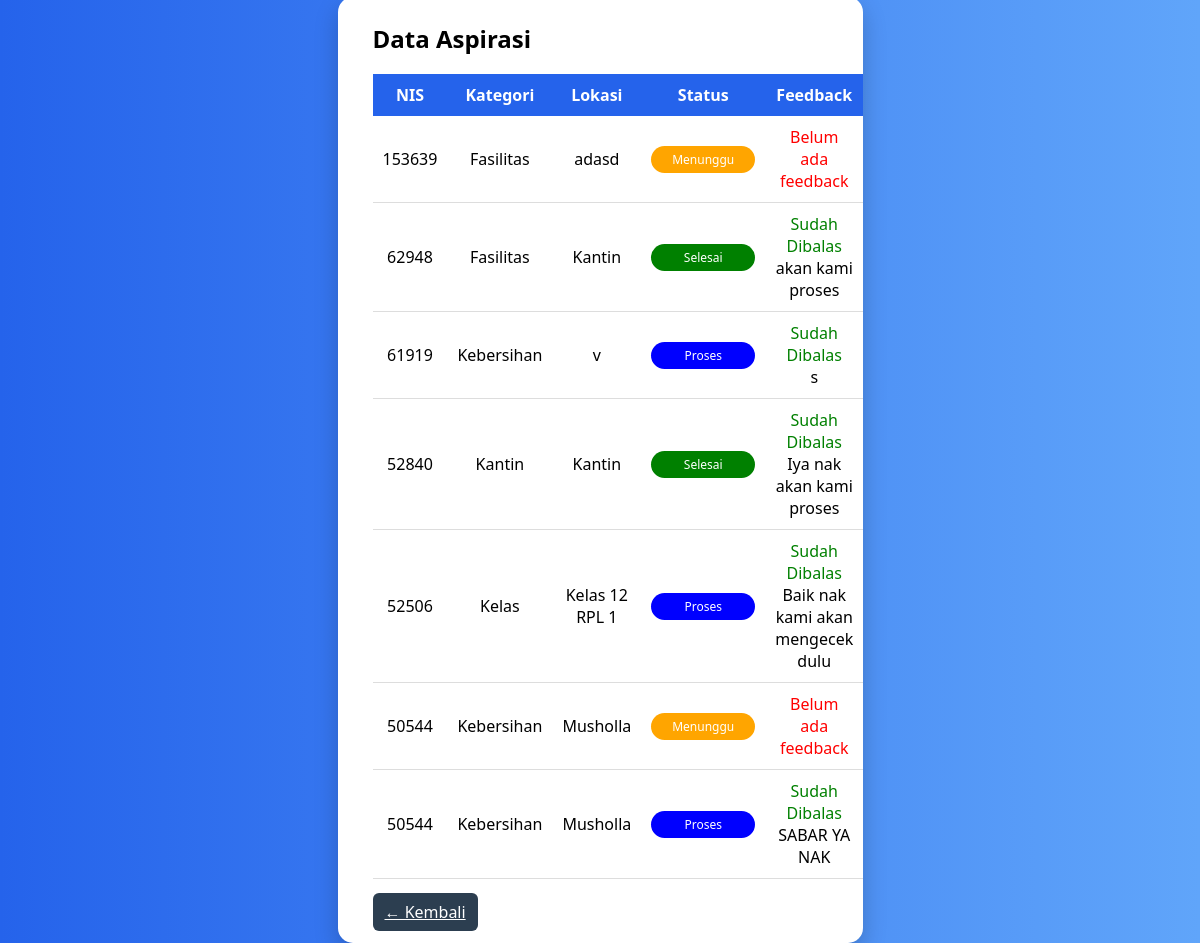
Screenshot of /lihat_status.php with the database file from the repository.
### tables this page shows
CREATE TABLE `input_aspirasi` (
  `id_pelaporan` int(5) NOT NULL,
  `nis` int(10) NOT NULL,
  `id_kategori` int(11) NOT NULL,
  `lokasi` varchar(50) NOT NULL,
  `ket` varchar(50) NOT NULL,
  `tanggal` datetime DEFAULT current_timestamp()
);

CREATE TABLE `kategori` (
  `id_kategori` int(11) NOT NULL,
  `ket_kategori` varchar(30) NOT NULL
);

CREATE TABLE `aspirasi` (
  `id_aspirasi` int(11) NOT NULL,
  `status` enum('Menunggu','Proses','Selesai') NOT NULL,
  `id_pelaporan` int(11) NOT NULL,
  `feedback` text NOT NULL
);

### lihat_status.php (the view, shortened to what this page needs)
<?php include "db.php"; ?>
<!DOCTYPE html>
<html>
<head>
    <link rel="stylesheet" href="style.css">
</head>
<body>
<div class="login-wrapper">
<div class="login-box">
<h2>Data Aspirasi</h2>
<?php
$query = mysqli_query($conn, "
SELECT * FROM input_aspirasi
JOIN aspirasi ON input_aspirasi.id_pelaporan = aspirasi.id_pelaporan
JOIN kategori ON input_aspirasi.id_kategori = kategori.id_kategori
ORDER BY input_aspirasi.tanggal DESC
");
if(mysqli_num_rows($query) == 0){
    echo "<p style='color:red;'>Belum ada data aspirasi.</p>";
} else {
    echo "<table class='table'>
            <tr>
                <th>NIS</th>
                <th>Kategori</th>
                <th>Lokasi</th>
                <th>Status</th>
                <th>Feedback</th>
            </tr>";
    while($data = mysqli_fetch_array($query)){
        echo "<tr>
                <td>$data[nis]</td>
                <td>$data[ket_kategori]</td>
                <td>$data[lokasi]</td>
                <td>";
        echo "<span class='badge $data[status]'>$data[status]</span>";
        echo "</td>
                <td>";
        if(!empty($data['feedback'])){
            echo "<span style='color:green;'>Sudah Dibalas</span><br>";
            echo $data['feedback'];
        } else {
            echo "<span style='color:red;'>Belum ada feedback</span>";
        }
        echo "</td>
              </tr>";
    }
    echo "</table>";
}
?>
<br>
<a href="index.php" class="btn-back">← Kembali</a>
</div>
</div>
</body>
</html>

### style.css (style rules this page uses)
body { font-family: 'Segoe UI', sans-serif; margin: 0; background: linear-gradient(to right, #2563eb, #60a5fa); }
.login-wrapper { height: 100vh; display: flex; justify-content: center; align-items: center; }
.login-box { width: 380px; background: white; padding:5px 110px 20px 35px; border-radius: 15px; box-shadow: 0 10px 25px rgba(0,0,0,0.2); }
.table { width: 100%; border-collapse: collapse; }
.table th { background: #2563eb; color: white; padding: 10px; }
.table td { padding: 10px; border-bottom: 1px solid #ddd; }
.badge { padding: 5px 10px; border-radius: 20px; color: white; font-size: 12px; }
.badge.Menunggu { background: orange; }
.badge.Proses { background: blue; }
.badge.Selesai { background: green; }
.btn-back { background: #2c3e50; color: white; padding: 8px 12px; border-radius: 5px; }
.btn-back { background: #2c3e50; padding: 8px 12px; border-radius: 6px; color: white; }
.table { width: 100%; }
.table td, .table th { padding: 10px; text-align: center; white-space: nowrap; }
.table td:nth-child(4) { white-space: normal; max-width: 300px; text-align: left; }
.badge { display: inline-block; padding: 5px 12px; border-radius: 20px; white-space: nowrap; }
.table td, .table th { word-wrap: break-word; white-space: normal; text-align: center; }
.table td:nth-child(4) { text-align: left; max-width: 250px; }
.badge { display: inline-block; min-width: 80px; text-align: center; }
body { margin: 0; padding-top: 70px; }

### rows the page displays
input_aspirasi: nis "153639", id_kategori.ket_kategori "Fasilitas", lokasi "adasd", aspirasi.status "Menunggu", shows "Belum ada feedback"
input_aspirasi: nis "62948", id_kategori.ket_kategori "Fasilitas", lokasi "Kantin", aspirasi.status "Selesai", aspirasi.feedback "akan kami proses"
input_aspirasi: nis "61919", id_kategori.ket_kategori "Kebersihan", lokasi "v", aspirasi.status "Proses", aspirasi.feedback "s"
input_aspirasi: nis "52840", id_kategori.ket_kategori "Kantin", lokasi "Kantin", aspirasi.status "Selesai", aspirasi.feedback "Iya nak akan kami proses"
input_aspirasi: nis "52506", id_kategori.ket_kategori "Kelas", lokasi "Kelas 12 RPL 1", aspirasi.status "Proses", aspirasi.feedback "Baik nak kami akan mengecek dulu"
input_aspirasi: nis "50544", id_kategori.ket_kategori "Kebersihan", lokasi "Musholla", aspirasi.status "Menunggu", shows "Belum ada feedback"
input_aspirasi: nis "50544", id_kategori.ket_kategori "Kebersihan", lokasi "Musholla", aspirasi.status "Proses", aspirasi.feedback "SABAR YA NAK"
